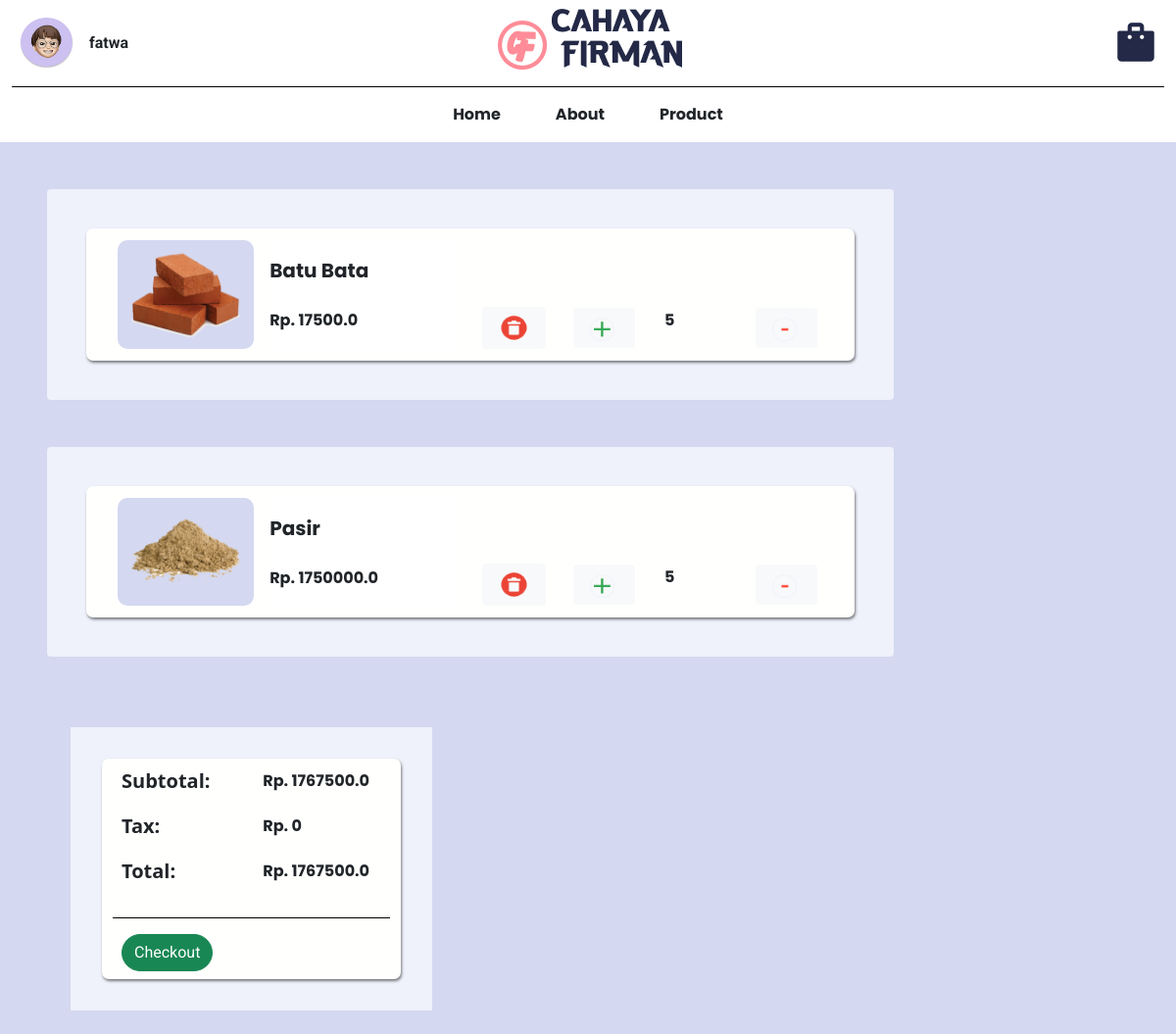
The page /keranjang (signed in) on the database as committed earlier.
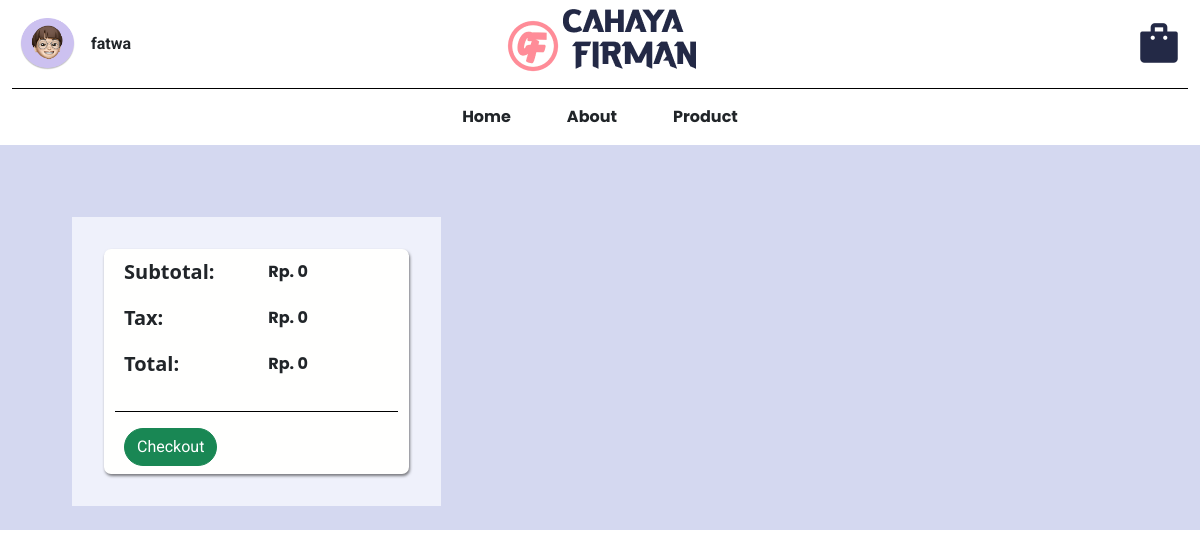
The same page on the database as committed later.
### models/order_items.py (models this page shows)
class Order_items(db.Model):
    __tablename__ = 'order_items'
    id_order_item = db.Column(db.Integer, primary_key=True)
    id_product = db.Column(db.Integer, db.ForeignKey('product.id_product',name='fk_order_product'))  # Foreign key ke tabel Products
    id_session = db.Column(db.Integer, db.ForeignKey('session.id_session', name='fk_order_session'))  # Foreign key ke tabel session
    quantity = db.Column(db.Integer, nullable=False, default=1)
    product = db.relationship('Product', backref='order_items')
    session = db.relationship('session', back_populates='order_items')

### models/product.py (models this page shows)
class Product(db.Model):
    __tablename__ = 'product'
    id_product = db.Column(db.Integer, primary_key=True)
    name = db.Column(db.String(100))
    desc = db.Column(db.String(100))
    category = db.Column(db.String(100))
    quantityInStock = db.Column(db.Integer)
    price = db.Column(db.Float)
    picture = db.Column(db.String(100))

### app.py (the view)
@app.route("/keranjang")
def keranjang():
    if  current_user.is_authenticated and current_user.is_admin:
            flash("You need to log in as a user to access this page.", "danger")
            abort(403)
    active_session = None
    if current_user.session:
        for session in current_user.session:
            if session.is_active:
                active_session = session
                break
    order_items = []
    if active_session:
        order_items = Order_items.query.filter_by(id_session=active_session.id_session).all()
    total_price = sum(order_item.quantity * order_item.product.price for order_item in order_items)
    return render_template("keranjang.html", order_items=order_items, user=current_user, total_price=total_price)

### app.py (called while the page is built)
@login_manager.user_loader
def load_user(user_id):
    return User.query.get(int(user_id))

### templates/keranjang.html (shortened to what the changed rows need)
<!DOCTYPE html>
<html lang="en">
<head>
    <link href="https://cdn.jsdelivr.net/npm/bootstrap@5.0.2/dist/css/bootstrap.min.css" rel="stylesheet"
>
</head>
<body>
    <div class="d-flex flex-column bd-highlight p-4">
        {% for order_item in order_items %}
        <div class="p-3 flex-fill bd-highlight m-4" style="background-color: #EFF1FB; width: 75%; border-radius: 4px;">
            <div class="p-2 m-4 bd-highlight" style="border-radius: 7px;">
                <div class="row py-1 px-4">
                    <div class="col satu">
                        <div class="image-container">
                            <img src="{{ url_for('static', filename='unggah/' + order_item.product.picture) }}" class="img-fluid">
                        </div>
                        <div class="col d-flex flex-column bd-highlight align-items-start ms-3">
                            <div class="bd-highlight mt-3">
                                <p class="fw-bold fs-5">{{ order_item.product.name }}</p>
                            </div>
                            <div class="bd-highlight mt-2">
                                <p class="fw-bold text-xl text-start">Rp. {{ order_item.quantity * order_item.product.price }}</p>
                            </div>
                        </div>
                    </div>
                    <div class="col align-self-end">
                        <div class="row">
                            <div class="col">
                                <form method="POST" action="{{ url_for('delete_item', id_order_item=order_item.id_order_item) }}">
                                    <button type="submit" name="delete" class="btn btn-light">
                                        <img src="{{ url_for('static', filename='asset/Keranjang/mdi_rubbish-bin-circle.png') }}" class="img-fluid">
                                    </button>
                                </form>
                            </div>
                            <div class="col">
                                <form method="POST" action="{{ url_for('update_cart', id_order_item=order_item.id_order_item) }}">
                                    <button type="submit" name="plus" class="btn btn-light">
                                        <img src="{{ url_for('static', filename='asset/Keranjang/ic_baseline-plus (1).png') }}" alt="plus" class="img-fluid">
                                    </button>
                                </form>
                            </div>
                            <div class="col">
                                <p class="fw-bold">{{ order_item.quantity }}</p>
                            </div>
                            <div class="col">
                                <form method="POST" action="{{ url_for('update_cart', id_order_item=order_item.id_order_item) }}">
                                    <button type="submit" name="minus" class="btn btn-light">
                                        <img src="{{ url_for('static', filename='asset/Keranjang/ic_baseline-plus.png') }}" alt="minus" class="img-fluid">
                                    </button>
                                </form>
                            </div>
                        </div>
                    </div>
                </div>
            </div>
        </div>
        {% endfor %}
        {% set tax = 0 %}
        <div class="flex-fill bd-highlight mt-4" style="width: 40%;">
            <div class="p-2 mt-4 ms-5 flex-fill bd-highlight" style="background-color: #EFF1FB; width: 80%;">
                <div class="p-2 m-4 bd-highlight" style="border-radius: 7px;">
                    <div class="container">
                        <div class="row row-cols-2">
                            <div class="col">
                                <p class="fw-bold">Rp. {{ total_price }}</p>
                            </div>
                            <div class="col">
                                <p class="fw-bold">Rp. {{ total_price + tax }}</p>
                            </div>
                        </div>
                    </div>
                </div>
            </div>
        </div>
</body>
</html>

Rows that differ between the two databases and show on the page:
removed Order_items: picture (picture), product.name "Batu Bata", order_item.quantity*order_item.product.price "17500.0", quantity "5"
removed Order_items: picture (picture), product.name "Pasir", order_item.quantity*order_item.product.price "1750000.0", quantity "5"
Other text that changed with them:
{{ total_price }}: "1767500.0" → "0"
{{ total_price + tax }}: "1767500.0" → "0"
